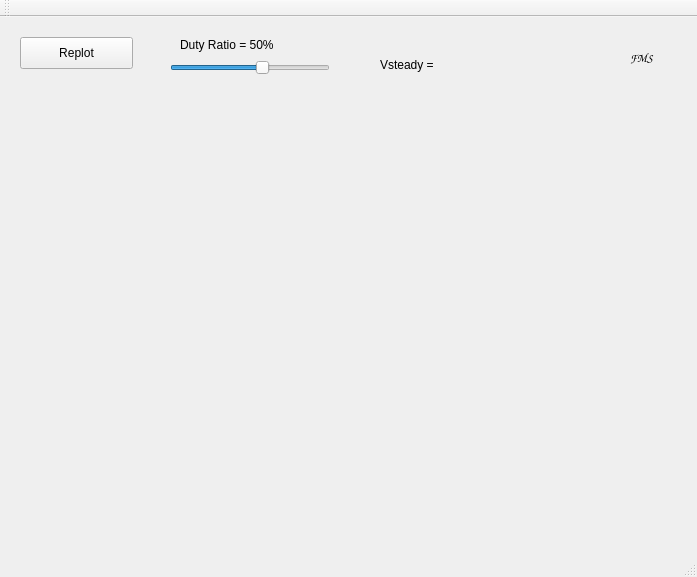
<?xml version="1.0" encoding="UTF-8"?>
<ui version="4.0">
 <class>MainWindow</class>
 <widget class="QMainWindow" name="MainWindow">
  <property name="geometry">
   <rect>
    <x>0</x>
    <y>0</y>
    <width>697</width>
    <height>577</height>
   </rect>
  </property>
  <property name="windowTitle">
   <string>MainWindow</string>
  </property>
  <widget class="QWidget" name="centralWidget">
   <widget class="QCustomPlot" name="customPlot" native="true">
    <property name="geometry">
     <rect>
      <x>10</x>
      <y>70</y>
      <width>681</width>
      <height>441</height>
     </rect>
    </property>
   </widget>
   <widget class="QPushButton" name="plotButton">
    <property name="geometry">
     <rect>
      <x>20</x>
      <y>20</y>
      <width>113</width>
      <height>32</height>
     </rect>
    </property>
    <property name="text">
     <string>Replot</string>
    </property>
   </widget>
   <widget class="QLabel" name="dutyRatioLabel">
    <property name="geometry">
     <rect>
      <x>180</x>
      <y>20</y>
      <width>141</width>
      <height>16</height>
     </rect>
    </property>
    <property name="text">
     <string>Duty Ratio = 50%</string>
    </property>
   </widget>
   <widget class="QSlider" name="dutyRatioSlider">
    <property name="geometry">
     <rect>
      <x>170</x>
      <y>40</y>
      <width>160</width>
      <height>22</height>
     </rect>
    </property>
    <property name="maximum">
     <number>85</number>
    </property>
    <property name="value">
     <number>50</number>
    </property>
    <property name="orientation">
     <enum>Qt::Horizontal</enum>
    </property>
   </widget>
   <widget class="QLabel" name="FMSLabel">
    <property name="geometry">
     <rect>
      <x>630</x>
      <y>20</y>
      <width>61</width>
      <height>41</height>
     </rect>
    </property>
    <property name="font">
     <font>
      <family>Zapfino</family>
      <weight>50</weight>
      <italic>true</italic>
      <bold>false</bold>
     </font>
    </property>
    <property name="text">
     <string>FMS</string>
    </property>
   </widget>
   <widget class="QLabel" name="vSteadyLabel">
    <property name="geometry">
     <rect>
      <x>380</x>
      <y>40</y>
      <width>141</width>
      <height>16</height>
     </rect>
    </property>
    <property name="text">
     <string>Vsteady =</string>
    </property>
   </widget>
  </widget>
  <widget class="QMenuBar" name="menuBar">
   <property name="geometry">
    <rect>
     <x>0</x>
     <y>0</y>
     <width>697</width>
     <height>22</height>
    </rect>
   </property>
  </widget>
  <widget class="QToolBar" name="mainToolBar">
   <attribute name="toolBarArea">
    <enum>TopToolBarArea</enum>
   </attribute>
   <attribute name="toolBarBreak">
    <bool>false</bool>
   </attribute>
  </widget>
  <widget class="QStatusBar" name="statusBar"/>
 </widget>
 <layoutdefault spacing="6" margin="11"/>
 <customwidgets>
  <customwidget>
   <class>QCustomPlot</class>
   <extends>QWidget</extends>
   <header>qcustomplot.h</header>
   <container>1</container>
  </customwidget>
 </customwidgets>
 <resources/>
 <connections/>
</ui>
